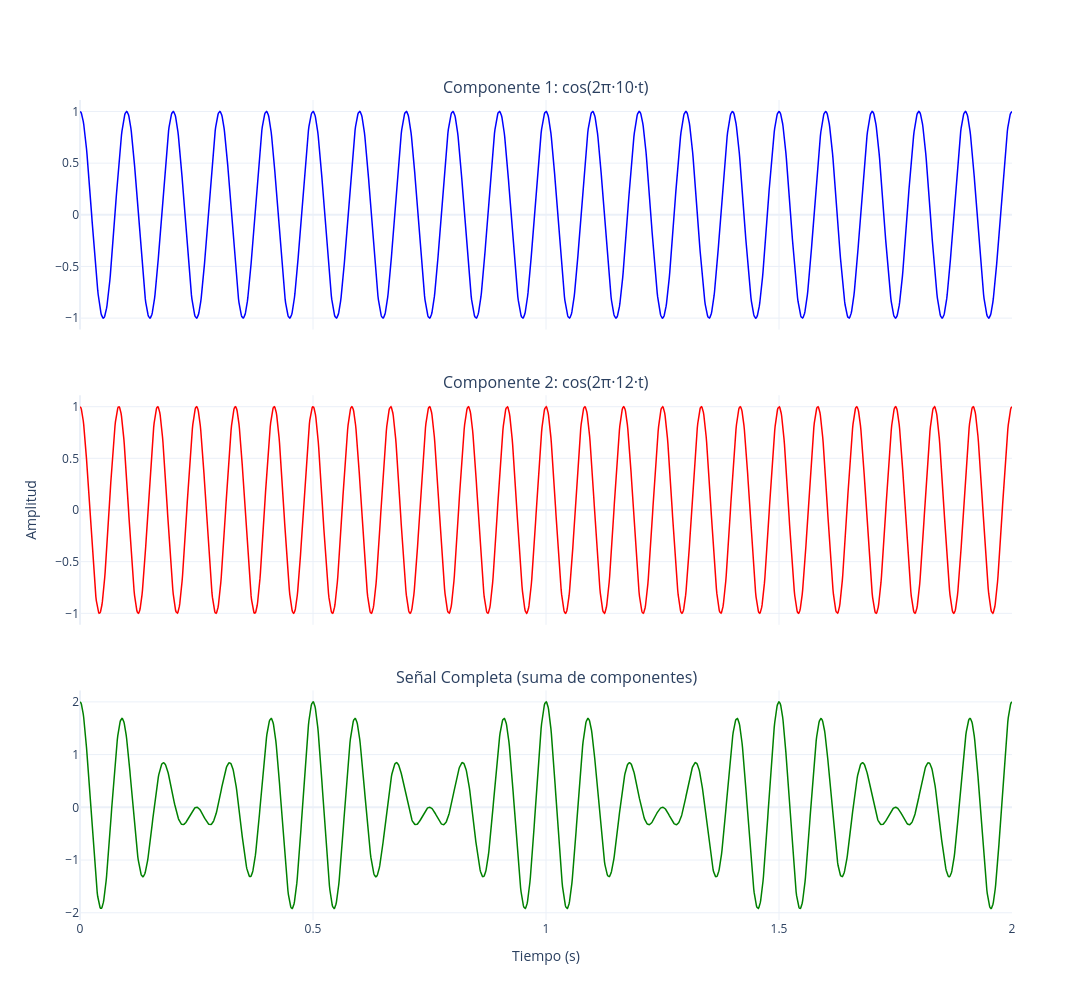

The notebook cell saved with this chart:
### Code cell
# Ejemplo 4: Visualización de componentes separadas
# Mostrar las dos componentes individuales y su suma

t, señal = generar_senal_frecuencia_cercana(
    f1=10.0,
    f2=12.0,
    amplitud1=1.0,
    amplitud2=1.0,
    duracion=2.0,
    frecuencia_muestreo=1000.0,
    funcion="cos"
)

# Calcular componentes por separado para visualización
componente1 = np.cos(2 * np.pi * 10.0 * t)
componente2 = np.cos(2 * np.pi * 12.0 * t)

fig = make_subplots(
    rows=3,
    cols=1,
    subplot_titles=[
        "Componente 1: cos(2π·10·t)",
        "Componente 2: cos(2π·12·t)",
        "Señal Completa (suma de componentes)",
    ],
    vertical_spacing=0.08,
    shared_xaxes=True,
)

# Componente 1
fig.add_trace(
    go.Scatter(
        x=t,
        y=componente1,
        mode="lines",
        name="Componente 1",
        line=dict(color="blue", width=1.5),
        showlegend=False,
    ),
    row=1,
    col=1,
)

# Componente 2
fig.add_trace(
    go.Scatter(
        x=t,
        y=componente2,
        mode="lines",
        name="Componente 2",
        line=dict(color="red", width=1.5),
        showlegend=False,
    ),
    row=2,
    col=1,
)

# Señal completa
fig.add_trace(
    go.Scatter(
        x=t,
        y=señal,
        mode="lines",
        name="Señal completa",
        line=dict(color="green", width=1.5),
        showlegend=False,
    ),
    row=3,
    col=1,
)

fig.update_xaxes(title_text="Tiempo (s)", row=3, col=1)
fig.update_yaxes(title_text="Amplitud", row=2, col=1)

fig.update_layout(
    height=1000,
    width=1200,
    template="plotly_white",
    hovermode="x unified",
)

fig.show()

### Figure 1 — Plotly figure (JSON) as saved in the notebook; plotly's stock layout.template omitted (floating-point values rounded to 4 significant figures; data arrays with more than 128 entries replaced by an {"elided": "..."} marker saying what was removed)
{"data": [{"line": {"color": "blue", "width": 1.5}, "mode": "lines", "name": "Componente 1", "showlegend": false, "type": "scatter", "x": {"elided": "2000 float values"}, "xaxis": "x", "y": {"elided": "2000 float values"}, "yaxis": "y"}, {"line": {"color": "red", "width": 1.5}, "mode": "lines", "name": "Componente 2", "showlegend": false, "type": "scatter", "x": {"elided": "2000 float values"}, "xaxis": "x2", "y": {"elided": "2000 float values"}, "yaxis": "y2"}, {"line": {"color": "green", "width": 1.5}, "mode": "lines", "name": "Señal completa", "showlegend": false, "type": "scatter", "x": {"elided": "2000 float values"}, "xaxis": "x3", "y": {"elided": "2000 float values"}, "yaxis": "y3"}], "layout": {"annotations": [{"font": {"size": 16}, "showarrow": false, "text": "Componente 1: cos(2π·10·t)", "x": 0.5, "xanchor": "center", "xref": "paper", "y": 1, "yanchor": "bottom", "yref": "paper"}, {"font": {"size": 16}, "showarrow": false, "text": "Componente 2: cos(2π·12·t)", "x": 0.5, "xanchor": "center", "xref": "paper", "y": 0.64, "yanchor": "bottom", "yref": "paper"}, {"font": {"size": 16}, "showarrow": false, "text": "Señal Completa (suma de componentes)", "x": 0.5, "xanchor": "center", "xref": "paper", "y": 0.28, "yanchor": "bottom", "yref": "paper"}], "height": 1000, "hovermode": "x unified", "width": 1200, "xaxis": {"anchor": "y", "domain": [0, 1], "matches": "x3", "showticklabels": false}, "xaxis2": {"anchor": "y2", "domain": [0, 1], "matches": "x3", "showticklabels": false}, "xaxis3": {"anchor": "y3", "domain": [0, 1], "title": {"text": "Tiempo (s)"}}, "yaxis": {"anchor": "x", "domain": [0.72, 1]}, "yaxis2": {"anchor": "x2", "domain": [0.36, 0.64], "title": {"text": "Amplitud"}}, "yaxis3": {"anchor": "x3", "domain": [0, 0.28]}}}
